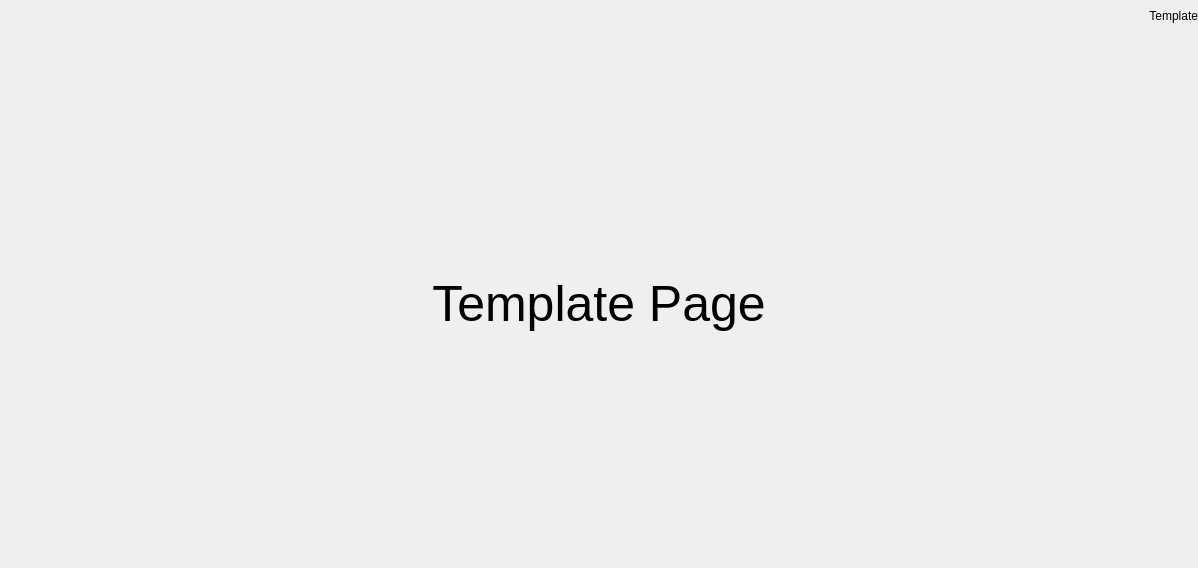
<?xml version="1.0" encoding="UTF-8"?>
<ui version="4.0">
 <class>Page</class>
 <widget class="QWidget" name="Page">
  <property name="geometry">
   <rect>
    <x>0</x>
    <y>0</y>
    <width>1198</width>
    <height>568</height>
   </rect>
  </property>
  <property name="sizePolicy">
   <sizepolicy hsizetype="Preferred" vsizetype="Preferred">
    <horstretch>0</horstretch>
    <verstretch>0</verstretch>
   </sizepolicy>
  </property>
  <property name="windowTitle">
   <string>Form</string>
  </property>
  <property name="styleSheet">
   <string notr="true"/>
  </property>
  <layout class="QVBoxLayout" name="verticalLayout">
   <property name="spacing">
    <number>6</number>
   </property>
   <property name="leftMargin">
    <number>0</number>
   </property>
   <property name="topMargin">
    <number>0</number>
   </property>
   <property name="rightMargin">
    <number>0</number>
   </property>
   <property name="bottomMargin">
    <number>0</number>
   </property>
   <item alignment="Qt::AlignTop">
    <widget class="QWidget" name="pageHeader" native="true">
     <property name="minimumSize">
      <size>
       <width>0</width>
       <height>0</height>
      </size>
     </property>
     <property name="maximumSize">
      <size>
       <width>16777215</width>
       <height>16777215</height>
      </size>
     </property>
     <property name="cursor">
      <cursorShape>ArrowCursor</cursorShape>
     </property>
     <layout class="QVBoxLayout">
      <property name="spacing">
       <number>0</number>
      </property>
      <property name="leftMargin">
       <number>0</number>
      </property>
      <property name="topMargin">
       <number>0</number>
      </property>
      <property name="rightMargin">
       <number>0</number>
      </property>
      <property name="bottomMargin">
       <number>0</number>
      </property>
      <item>
       <widget class="QLabel" name="pageTitle">
        <property name="sizePolicy">
         <sizepolicy hsizetype="Expanding" vsizetype="Expanding">
          <horstretch>0</horstretch>
          <verstretch>0</verstretch>
         </sizepolicy>
        </property>
        <property name="minimumSize">
         <size>
          <width>0</width>
          <height>32</height>
         </size>
        </property>
        <property name="maximumSize">
         <size>
          <width>16777215</width>
          <height>32</height>
         </size>
        </property>
        <property name="sizeIncrement">
         <size>
          <width>0</width>
          <height>0</height>
         </size>
        </property>
        <property name="baseSize">
         <size>
          <width>0</width>
          <height>0</height>
         </size>
        </property>
        <property name="text">
         <string>Template</string>
        </property>
        <property name="textFormat">
         <enum>Qt::AutoText</enum>
        </property>
        <property name="alignment">
         <set>Qt::AlignRight|Qt::AlignTrailing|Qt::AlignVCenter</set>
        </property>
        <property name="wordWrap">
         <bool>false</bool>
        </property>
        <property name="margin">
         <number>5</number>
        </property>
       </widget>
      </item>
     </layout>
    </widget>
   </item>
   <item>
    <widget class="QWidget" name="widget" native="true">
     <layout class="QVBoxLayout" name="verticalLayout_2">
      <item>
       <widget class="QLabel" name="label">
        <property name="sizePolicy">
         <sizepolicy hsizetype="Expanding" vsizetype="Expanding">
          <horstretch>0</horstretch>
          <verstretch>0</verstretch>
         </sizepolicy>
        </property>
        <property name="styleSheet">
         <string notr="true">*{
	font-size: 50px;

}</string>
        </property>
        <property name="text">
         <string>Template Page</string>
        </property>
        <property name="alignment">
         <set>Qt::AlignCenter</set>
        </property>
       </widget>
      </item>
     </layout>
    </widget>
   </item>
  </layout>
 </widget>
 <resources>
  <include location="../../../resources.qrc"/>
 </resources>
 <connections/>
</ui>
